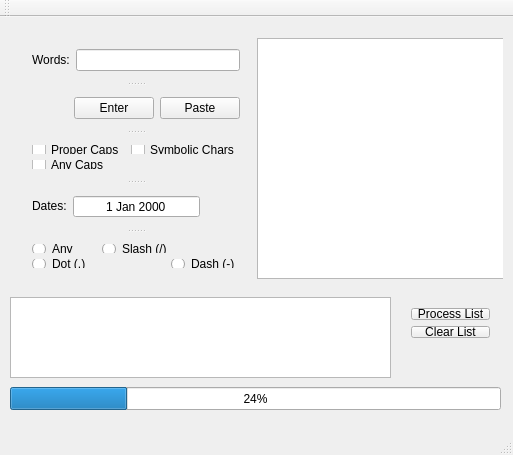
<?xml version="1.0" encoding="UTF-8"?>
<ui version="4.0">
 <class>MainWindow</class>
 <widget class="QMainWindow" name="MainWindow">
  <property name="geometry">
   <rect>
    <x>0</x>
    <y>0</y>
    <width>513</width>
    <height>455</height>
   </rect>
  </property>
  <property name="windowTitle">
   <string>MainWindow</string>
  </property>
  <widget class="QWidget" name="centralWidget">
   <widget class="QProgressBar" name="progressBar">
    <property name="geometry">
     <rect>
      <x>10</x>
      <y>370</y>
      <width>491</width>
      <height>23</height>
     </rect>
    </property>
    <property name="value">
     <number>24</number>
    </property>
   </widget>
   <widget class="QTextBrowser" name="outputTextBrowser">
    <property name="geometry">
     <rect>
      <x>10</x>
      <y>280</y>
      <width>381</width>
      <height>81</height>
     </rect>
    </property>
   </widget>
   <widget class="QWidget" name="">
    <property name="geometry">
     <rect>
      <x>10</x>
      <y>10</y>
      <width>493</width>
      <height>263</height>
     </rect>
    </property>
    <layout class="QHBoxLayout" name="horizontalLayout_4">
     <item>
      <widget class="QSplitter" name="splitter">
       <property name="orientation">
        <enum>Qt::Vertical</enum>
       </property>
       <widget class="QWidget" name="">
        <layout class="QHBoxLayout" name="horizontalLayout_2">
         <item>
          <widget class="QLabel" name="wordsLabel">
           <property name="text">
            <string>Words:</string>
           </property>
          </widget>
         </item>
         <item>
          <widget class="QLineEdit" name="wordsLineEdit"/>
         </item>
        </layout>
       </widget>
       <widget class="QWidget" name="">
        <layout class="QHBoxLayout" name="horizontalLayout">
         <item>
          <spacer name="horizontalSpacer">
           <property name="orientation">
            <enum>Qt::Horizontal</enum>
           </property>
           <property name="sizeHint" stdset="0">
            <size>
             <width>40</width>
             <height>20</height>
            </size>
           </property>
          </spacer>
         </item>
         <item>
          <widget class="QPushButton" name="enterPushButton">
           <property name="text">
            <string>Enter</string>
           </property>
          </widget>
         </item>
         <item>
          <widget class="QPushButton" name="pastePushButton">
           <property name="text">
            <string>Paste</string>
           </property>
          </widget>
         </item>
        </layout>
       </widget>
       <widget class="QWidget" name="">
        <layout class="QGridLayout" name="gridLayout_2">
         <item row="0" column="0">
          <widget class="QCheckBox" name="propercapsCheckBox">
           <property name="text">
            <string>Proper Caps</string>
           </property>
          </widget>
         </item>
         <item row="0" column="1">
          <widget class="QCheckBox" name="symbolicCharsCheckBox">
           <property name="text">
            <string>Symbolic Chars</string>
           </property>
          </widget>
         </item>
         <item row="1" column="0">
          <widget class="QCheckBox" name="anyCheckBox">
           <property name="text">
            <string>Any Caps</string>
           </property>
          </widget>
         </item>
        </layout>
       </widget>
       <widget class="QWidget" name="">
        <layout class="QHBoxLayout" name="horizontalLayout_3">
         <item>
          <widget class="QLabel" name="datesLabel">
           <property name="sizePolicy">
            <sizepolicy hsizetype="Fixed" vsizetype="Fixed">
             <horstretch>0</horstretch>
             <verstretch>0</verstretch>
            </sizepolicy>
           </property>
           <property name="text">
            <string>Dates:</string>
           </property>
          </widget>
         </item>
         <item>
          <widget class="QDateEdit" name="dateEdit">
           <property name="sizePolicy">
            <sizepolicy hsizetype="Expanding" vsizetype="Fixed">
             <horstretch>0</horstretch>
             <verstretch>0</verstretch>
            </sizepolicy>
           </property>
           <property name="alignment">
            <set>Qt::AlignCenter</set>
           </property>
           <property name="buttonSymbols">
            <enum>QAbstractSpinBox::NoButtons</enum>
           </property>
          </widget>
         </item>
         <item>
          <spacer name="horizontalSpacer_2">
           <property name="orientation">
            <enum>Qt::Horizontal</enum>
           </property>
           <property name="sizeType">
            <enum>QSizePolicy::Fixed</enum>
           </property>
           <property name="sizeHint" stdset="0">
            <size>
             <width>40</width>
             <height>20</height>
            </size>
           </property>
          </spacer>
         </item>
        </layout>
       </widget>
       <widget class="QWidget" name="">
        <layout class="QGridLayout" name="gridLayout">
         <item row="0" column="0">
          <widget class="QRadioButton" name="anyRadioButton">
           <property name="text">
            <string>Any</string>
           </property>
          </widget>
         </item>
         <item row="1" column="0" colspan="2">
          <widget class="QRadioButton" name="dorRadioButton">
           <property name="text">
            <string>Dot (.)</string>
           </property>
          </widget>
         </item>
         <item row="0" column="1" colspan="2">
          <widget class="QRadioButton" name="slashRdioButton">
           <property name="text">
            <string>Slash (/)</string>
           </property>
          </widget>
         </item>
         <item row="1" column="2">
          <widget class="QRadioButton" name="dashRadioButton">
           <property name="text">
            <string>Dash (-)</string>
           </property>
          </widget>
         </item>
        </layout>
       </widget>
      </widget>
     </item>
     <item>
      <widget class="QListWidget" name="wordsListWidget">
       <property name="sizePolicy">
        <sizepolicy hsizetype="Fixed" vsizetype="Expanding">
         <horstretch>0</horstretch>
         <verstretch>0</verstretch>
        </sizepolicy>
       </property>
       <property name="minimumSize">
        <size>
         <width>256</width>
         <height>0</height>
        </size>
       </property>
       <property name="maximumSize">
        <size>
         <width>256</width>
         <height>16777215</height>
        </size>
       </property>
       <property name="alternatingRowColors">
        <bool>true</bool>
       </property>
       <property name="selectionMode">
        <enum>QAbstractItemView::MultiSelection</enum>
       </property>
      </widget>
     </item>
    </layout>
   </widget>
   <widget class="QWidget" name="">
    <property name="geometry">
     <rect>
      <x>400</x>
      <y>280</y>
      <width>101</width>
      <height>52</height>
     </rect>
    </property>
    <layout class="QVBoxLayout" name="verticalLayout">
     <item>
      <widget class="QPushButton" name="processPushButton">
       <property name="text">
        <string>Process List</string>
       </property>
      </widget>
     </item>
     <item>
      <widget class="QPushButton" name="clearPushButton">
       <property name="text">
        <string>Clear List</string>
       </property>
      </widget>
     </item>
    </layout>
   </widget>
  </widget>
  <widget class="QMenuBar" name="menuBar">
   <property name="geometry">
    <rect>
     <x>0</x>
     <y>0</y>
     <width>513</width>
     <height>19</height>
    </rect>
   </property>
  </widget>
  <widget class="QToolBar" name="mainToolBar">
   <attribute name="toolBarArea">
    <enum>TopToolBarArea</enum>
   </attribute>
   <attribute name="toolBarBreak">
    <bool>false</bool>
   </attribute>
  </widget>
  <widget class="QStatusBar" name="statusBar"/>
 </widget>
 <layoutdefault spacing="6" margin="11"/>
 <resources/>
 <connections>
  <connection>
   <sender>wordsLineEdit</sender>
   <signal>returnPressed()</signal>
   <receiver>enterPushButton</receiver>
   <slot>click()</slot>
   <hints>
    <hint type="sourcelabel">
     <x>169</x>
     <y>57</y>
    </hint>
    <hint type="destinationlabel">
     <x>139</x>
     <y>101</y>
    </hint>
   </hints>
  </connection>
  <connection>
   <sender>pastePushButton</sender>
   <signal>clicked()</signal>
   <receiver>wordsLineEdit</receiver>
   <slot>paste()</slot>
   <hints>
    <hint type="sourcelabel">
     <x>216</x>
     <y>102</y>
    </hint>
    <hint type="destinationlabel">
     <x>119</x>
     <y>53</y>
    </hint>
   </hints>
  </connection>
  <connection>
   <sender>clearPushButton</sender>
   <signal>clicked()</signal>
   <receiver>outputTextBrowser</receiver>
   <slot>clear()</slot>
   <hints>
    <hint type="sourcelabel">
     <x>482</x>
     <y>360</y>
    </hint>
    <hint type="destinationlabel">
     <x>292</x>
     <y>347</y>
    </hint>
   </hints>
  </connection>
 </connections>
</ui>
